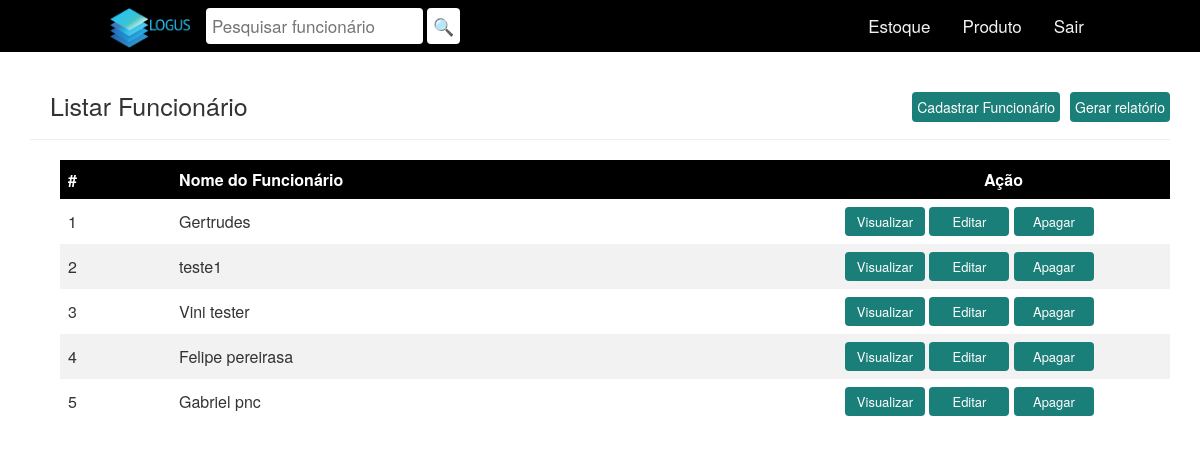
Screenshot of /funcionario.php (signed in) with the database file from the repository.
### tables this page shows
CREATE TABLE `usuario` (
  `id` int(11) NOT NULL,
  `email` varchar(30) NOT NULL,
  `senha` varchar(20) NOT NULL,
  `permissao` tinyint(1) NOT NULL,
  `cpf` varchar(20) NOT NULL,
  `foto` varchar(50) NOT NULL,
  `fk_cargo` int(11) NOT NULL,
  `nome` varchar(30) NOT NULL
);

### funcionario.php (the view, shortened to what this page needs)
<?php
	include_once("conexao.php");
	$result_funcionarios = "SELECT * FROM usuario";
	$resultado_funcionario = mysqli_query($conn, $result_funcionarios);
?>
<!DOCTYPE html>
<?php if($_SESSION['log'] == "logado"){?>
	<html lang="pt-br">
		<head>
			<link href="css/bootstrap.min.css" rel="stylesheet">
			<link rel="stylesheet" type="text/css" href="css/style.css">
		</head>
		<body>
		<?php include_once("header/header_funcionario.php")?>
		<div class="container theme-showcase" role="main">
			<div class="page-header">
				<?php
				if($_SESSION['permissao']=="1"){?>
					<a href="http://logus.freevar.com/arquivo.php"><button type="button" class="quadrinhoarredondadoexemplo pull-right" >Gerar relatório</button></a>
					<button type="button" class="quadrinhoarredondadoexemplo pull-right" data-toggle="modal" data-target="#myModalCadFunc">Cadastrar Funcionário</button>
					<h1>Listar Funcionário</h1>
				<?php } ?>
			</div>
			<div class="container theme-showcase" role="main">
				<div class="col-md-12">
					<table >
						<thead>
							<tr>
								<th width="10%">#</th>
								<th width="60%">Nome do Funcionário</th>
								<th class="cabecalho" width="30%">Ação</th>
							</tr>
						</thead>
						<tbody>
							<?php while($rows_funcionario = mysqli_fetch_assoc($resultado_funcionario)){ ?>
								<tr>
									<td><?php echo $rows_funcionario['id']; ?></td>
									<td><?php echo $rows_funcionario['nome']; ?></td>
									<td>
										<button type="button" class="buttonacao" data-toggle="modal" data-target="#ModalShowFunc<?php echo $rows_funcionario['id']; ?>">Visualizar</button>
										<?php if($_SESSION['permissao']=="1"){?>
										<button type="button" class="buttonacao" data-toggle="modal" data-target="#editFunc<?php echo $rows_funcionario['id']; ?>" >Editar</button>
										<button type="button" class="buttonacao"  data-toggle="modal" data-target="#ModalDelFunc<?php echo $rows_funcionario['id']; ?>" data-whatever="<?php echo $rows_produto['id']; ?>">Apagar</button>
										<?php } ?>
									</td>
								</tr>
							<?php } ?>
						</tbody>
					</table>
				</div>
			</div>
	</body>
	</html>
	<?php }else{
		header("Location: paglogin.php");
	}?>

### css/style.css (style rules this page uses)
h1 { font-size: 25px; margin-left: 20px; }
.quadrinhoarredondadoexemplo { color: white; background: #1B7F79; border: 1px ; margin-left: 10px; margin-bottom: 0px; padding: 5px; text-align: center; display: block; border-radius: 4px; }
table { border-collapse: collapse; width: 100%; }
th, td { text-align: left; padding: 8px; }
tr:nth-child(even) { background-color: #f2f2f2 }
th { background-color: #000000; color: white; }
.buttonacao { width: 80px; font-size: 13px; color: white; background: #1B7F79; border: 1px ; padding: 5px; text-align: center; border-radius: 4px; }
.cabecalho { text-align: center }

### rows the page displays
usuario: id "1", nome "Gertrudes"
usuario: id "2", nome "teste1"
usuario: id "3", nome "Vini tester"
usuario: id "4", nome "Felipe pereirasa"
usuario: id "5", nome "Gabriel pnc"
